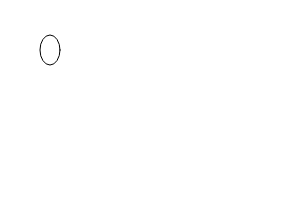
Frame 1 (no input)
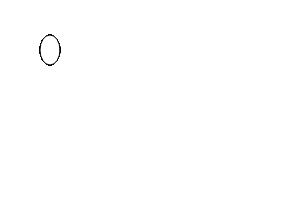
Frame 60 (no input)
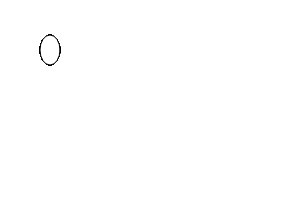
Frame 120 (the mouse pressed at the canvas centre since frame 60)

The p5.js sketch that drew these frames (run headless with seeded random() and noise() and a simulated clock; from frame 60 on, the mouse is pressed at the canvas centre):

// p5.js sketch
// ── sketch.js
function setup() {
  createCanvas(300,200);
}

function draw() {
  ellipse(50,50,20,30);
}
